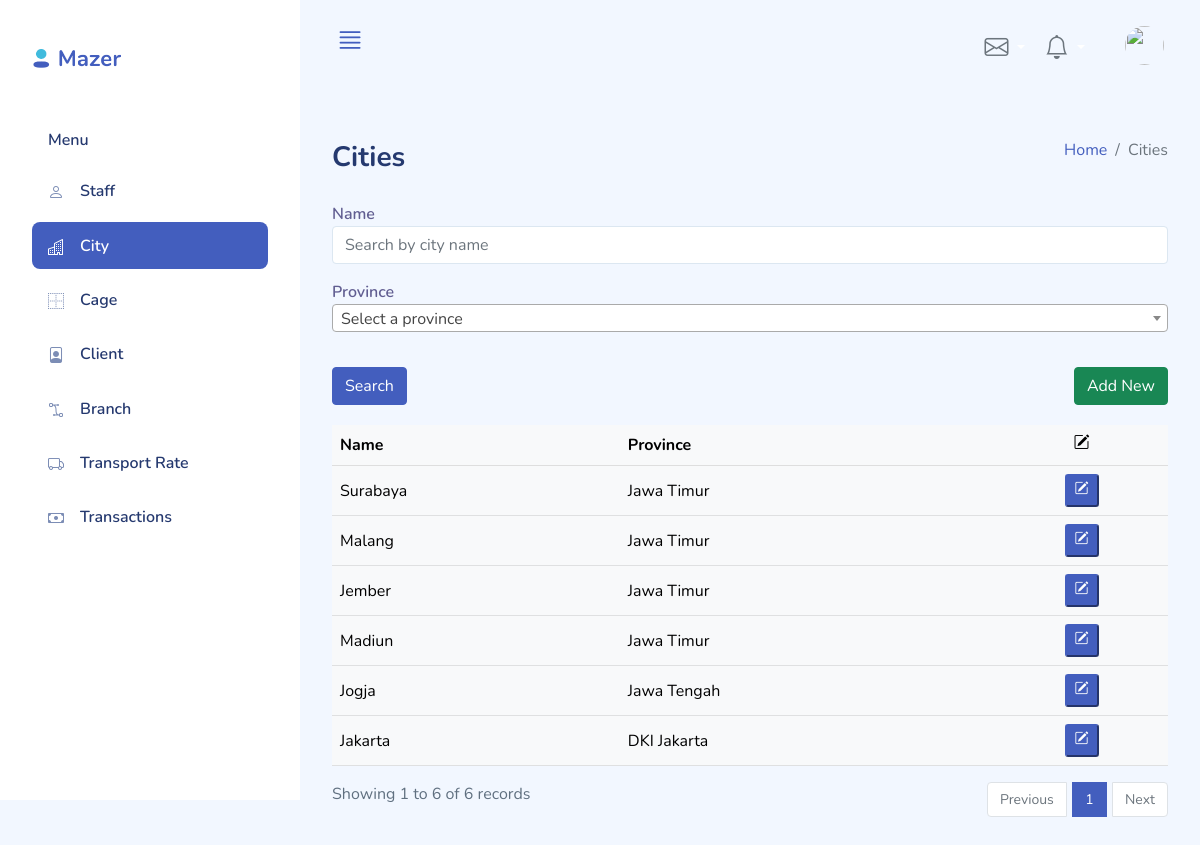
Page /index.php?page=cities_list (signed in) on the committed database.
### tables this page shows
CREATE TABLE `city` (
  `Id` smallint(5) unsigned NOT NULL AUTO_INCREMENT,
  `Name` varchar(45) NOT NULL,
  `Province` varchar(255) NOT NULL,
  `LastUpdateTime` timestamp NOT NULL DEFAULT current_timestamp(),
  `LastModifier` varchar(50) DEFAULT NULL,
  PRIMARY KEY (`Id`),
  KEY `fk_City_Staff1_idx` (`LastModifier`),
  CONSTRAINT `fk_City_Staff1` FOREIGN KEY (`LastModifier`) REFERENCES `staff` (`Id`) ON DELETE NO ACTION ON UPDATE NO ACTION
);

### functions/sanitizers.php (called while the page is built, shortened)
<?php
    function sanitize($dbCon, $input, $type="string"){
        $input = mysqli_real_escape_string($dbCon, $input);
        switch($type){
            case "int":
                $sanitizedValue = $input;
                break;
        }
        return array($sanitizedValue, $input);
    }
?>

### config.php (called while the page is built, shortened)
<?php
$maxRows = 10;
?>

### classes/city.php (called while the page is built, shortened)
<?php
if (file_exists('./config.php')){
    require_once('./config.php');
}
class City{
    private $dbCon;
    public function __construct($dbConnection){
        $this->dbCon = $dbConnection;
    }
    public function get_data($column="*", $constraints="1",$limit=10){
        $q = "SELECT $column FROM city WHERE $constraints LIMIT $limit";
        $resultSet = $this->dbCon->query($q);
        return $resultSet;
    }
}
?>

### pages/cities_list.php (the view, shortened to what this page needs)
<?php
require_once('./classes/city.php');
$city = new City($dbCon);
        ?>
        <?php
$pageNum = (isset($_GET["pageNum"]) && is_numeric($_GET["pageNum"])) ? $_GET["pageNum"] : 1;
list($pageNum, $validation_status) = sanitize($dbCon, $pageNum, "int");
?>
<div class="d-sm-flex align-items-center justify-content-between mb-4">
    <h1 class="h3 mb-0 text-gray-800">Cities</h1>
    <ol class="breadcrumb">
        <li class="breadcrumb-item"><a href="./">Home</a></li>
        <li class="breadcrumb-item active" aria_current="page">Cities</li>
    </ol>
</div>
<div class="row" style="padding-bottom:20px;">
    <div class="col-lg-12">
        <form method="GET" action="index.php">
            <div class="form-group mb-3">
                <label for="Name">Name</label>
                <input class="form-control mb-3" type="text" placeholder="Search by city name" id="Name" name="Name" <?php if(!empty($_GET["Name"])) echo(" value='".$_GET["Name"])."'" ?>>
            </div>
            <div class="form-group">
                <label for="Province">Province</label>
            </div>
            <br>
            <div class="row">
                <div class="col-sm-6">
                    <button type="submit" class="btn btn-primary">Search</button>
                </div>
                <div class="col-sm-6" style="text-align:right;">
                    <a href="index.php?page=city_detail&mode=insert"><button type="button" class="btn btn-success">Add New</button>
                    </a>
                </div>
            </div>
        </form>
    </div>
</div>
<div class="table-responsive">
    <table class="table table-light align-items-center table-flush table-hover">
        <thead class="thread-light">
            <tr>
                <th>Name</th>
                <th>Province</th>
                <th style="text-align: center;"><i class="bi bi-pencil-square"></i></th>
            </tr>
        </thead>
        <tbody>
            <?php
                $constraint="1";
                $pageStart = ($pageNum-1) * $maxRows;
                $columns = "Id, Name, Province";
                $limit= "$pageStart, $maxRows";
                $resultSet = $city->get_data($columns, $constraint, $limit);
                if ($resultSet){
                    while($row = $resultSet->fetch_array()){
                        echo("
                        <tr>
                        <td>".$row["Name"]."</td>
                        <td>".$row["Province"]."</td>
                        <td style='text-align: center;'><a href='index.php?page=city_detail&mode=update&id=".$row["Id"]."'><button class='btn-sm btn-primary'><i class='bi bi-pencil-square'></i></button></a></td>
                        </tr>
                        ");
                    }
                }
            ?>
        </tbody>
    </table>
</div>
<?php
    $columns = "count(*) as totalRows";
    $resCount=$city->get_data($columns, $constraint);
    $rCount=$resCount->fetch_array();
    $totalRows = $rCount["totalRows"];
    $totalPages = ceil($totalRows/$maxRows);
?>
<div class="row">
    <div class="col-sm-4">
        <?php
            $pageEnd = min($totalRows,$pageStart + $maxRows);
            echo("Showing ".min($pageStart + 1, $pageEnd)." to ".$pageEnd." of ".$totalRows." records");
        ?>
    </div>
    <div class="col-sm-8">
        <nav>
            <ul class="pagination justify-content-end">
                <li class="page-item <?php if($pageNum<=1){ echo 'disabled';}?>">
                    <a class="page-link" href="<?php if($pageNum<=1){ echo '#';} else { echo "?page=cities_list&pageNum=" . ($pageNum-1);} ?>">Previous</a>
                </li>
                <?php for ($i=1; $i<=$totalPages;$i++){?>
                    <li class="page-item <?php if ($pageNum==$i) {echo 'active';}?>">
                        <a class="page-link" href="?page=cities_list&pageNum=<?php echo($i);?>"><?php echo($i);?></a>
                    </li>
                <?php }?>
                    <li class="page-item <?php if($pageNum>=$totalPages){ echo 'disabled';}?>">
                    <a class="page-link" href="<?php if($pageNum>=$totalPages){ echo '#';} else { echo "?page=cities_list&pageNum=" . ($pageNum + 1);}?>">Next</a>
                </li>
            </ul>
        </nav>
    </div>
</div>

### assets/css/app.css (style rules this page uses)
.btn.btn-danger,.btn.btn-info,.btn.btn-primary,.btn.btn-secondary,.btn.btn-success,.btn.btn-warning { color:#fff }
.form-group { margin-bottom:.7rem }
.form-group label { color:rgba(35,28,99,.7);font-weight:600 }
.page-item .page-link { font-size:.875rem }
.page-item:first-child { margin-right:.4rem }
.page-item:last-child { margin-left:.4rem }
.dataTable-table td,.dataTable-table thead th,.table td,.table thead th { vertical-align:middle }
.dataTable-table:not(.table-borderless) thead th,.table:not(.table-borderless) thead th { border-bottom:1px solid #dedede!important }
.bi { width:1rem;height:1rem }
a { text-decoration:none }

### rows in the picture
city: Name "Surabaya", Province "Jawa Timur"
city: Name "Malang", Province "Jawa Timur"
city: Name "Jember", Province "Jawa Timur"
city: Name "Madiun", Province "Jawa Timur"
city: Name "Jogja", Province "Jawa Tengah"
city: Name "Jakarta", Province "DKI Jakarta"

### other values in the picture
min($pageStart + 1, $pageEnd) "1"
$pageEnd "6"
$totalRows "6"
